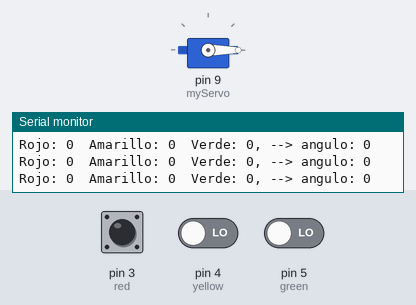
The sketch below on a simulated Arduino Uno, built with avr-gcc and run on an emulated ATmega328P. On the bench: servo, the last lines printed to the serial monitor. The test bench sets the inputs (shaded band); at power-on: pin 4 (yellow) LOW, pin 3 (red) LOW, pin 5 (green) LOW.

Above: at 1.2 s.
1.3 s: pin 4 (yellow) driven HIGH
At 1.9 s:
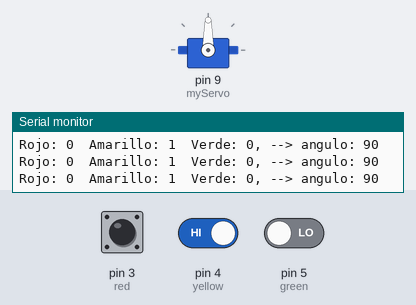
2.8 s: pin 3 (red) driven HIGH
At 4.1 s:
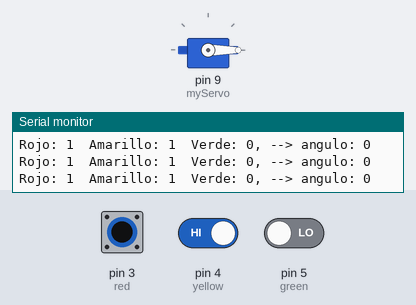
5.8 s: pin 3 (red) driven LOW
At 7.0 s:
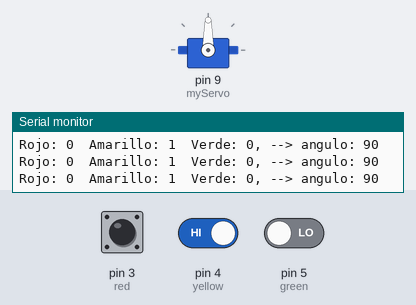
8.8 s: pin 4 (yellow) driven LOW and pin 5 (green) driven HIGH
At 9.1 s:
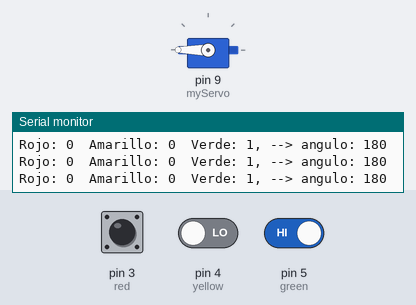
10.3 s: pin 4 (yellow) driven HIGH
At 11.3 s:
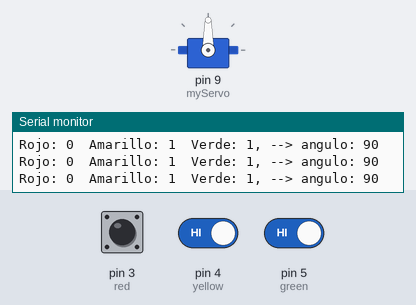
13.3 s: pin 3 (red) pulsed HIGH 2 times (0.12 s each, 0.3 s apart)
At 13.52 s:
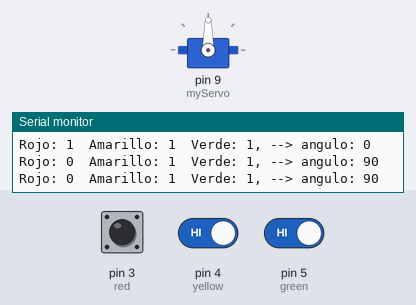
Timing chart, 0 to 16.3 s (numbered marks = the images above; inputs shaded):
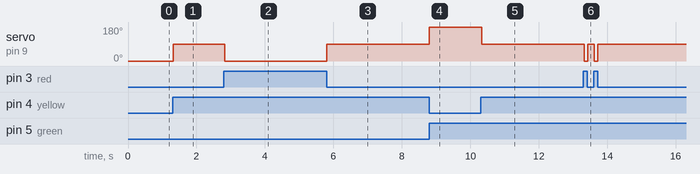

Measured:
- after the input at 1.3 s, servo on pin 9 (myServo): 0° → 90° at once
- after the input at 2.8 s, servo on pin 9 (myServo): 90° → 0° at once
- after the input at 5.8 s, servo on pin 9 (myServo): 0° → 90° at once
- after the input at 8.8 s, servo on pin 9 (myServo): 90° → 180° at once
- after the input at 10.3 s, servo on pin 9 (myServo): 180° → 90° at once
- after the input at 13.3 s, servo on pin 9 (myServo): alternates 90° for 0.20 s and 0° for 0.10 s, 4 changes in all, then stays 90°, starting at once

The sketch:

p05_ServoMoodIndicator_mod_button_ino.ino
```cpp
/*
  Servomotor movido por botones a posiciones predeterminadas.

  Repasar ejemplos:
  https://www.arduino.cc/en/Tutorial/Button

*/

// Añadimos la librera SERVO de Arduino
  #include <Servo.h>

  Servo myServo;  // creamos un objeto de la clase servo

// Declaramos las variables y constantes
  const int red=3; // pin rojo
  const int yellow=4; // pin amarillo
  const int green=5; // pin verde

  const int angleRed=0; // angulo del servo si pulsamos el boton rojo
  const int angleYellow=90; // angulo del servo si pulsamos el boton amarillo
  const int angleGreen=180; // angulo del servo si pulsamos el boton verde

  int redVal, yellowVal, greenVal; //declaramos variables vacas para almacenar el valor de cada pin

  int angle; // Declaramos la variable que almacenar el angulo en el que se posicionara el servo.


void setup() {

  pinMode(red,INPUT);
  pinMode(yellow,INPUT);
  pinMode(green,INPUT);

  myServo.attach(9); // definimos el puerto que va a manejar el servo
  Serial.begin(9600); // abrimos la conexion con el puerto-serie del ordenador

}

void loop(){

  // asignamos a cada variable la lectura de su pin correspondiente.
  redVal=digitalRead(red);
  yellowVal=digitalRead(yellow);
  greenVal=digitalRead(green);

  // Definimos el angulo del servo dependiendo del boton que pulsemos

  if (redVal==1){
    angle=angleRed;
  }
  else if(yellowVal==1){
    angle=angleYellow;
  }
  else if(greenVal==1){
    angle=angleGreen;
  }

  // Posicionamos el servo

     myServo.write(angle);

  // Imprimimos en pantalla el valor correspondiente

  Serial.print("Rojo: ");
  Serial.print(redVal);
  Serial.print("  Amarillo: ");
  Serial.print(yellowVal);
  Serial.print("  Verde: ");
  Serial.print(greenVal);
  Serial.print(", --> angulo: ");
  Serial.println(angle);

 //Esperamos a que el servo llegue a la nueva posicin antes de mandarle otra para que no se cueza.

     delay(25);

}
```
